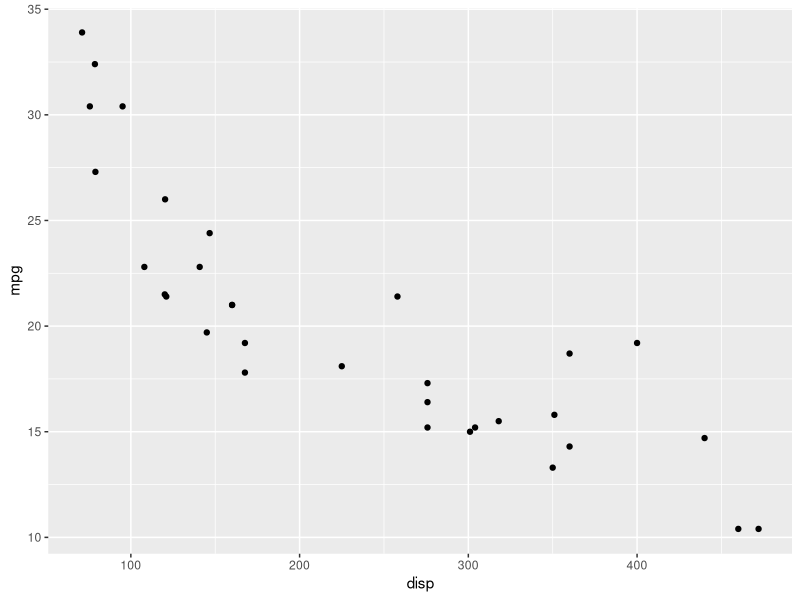
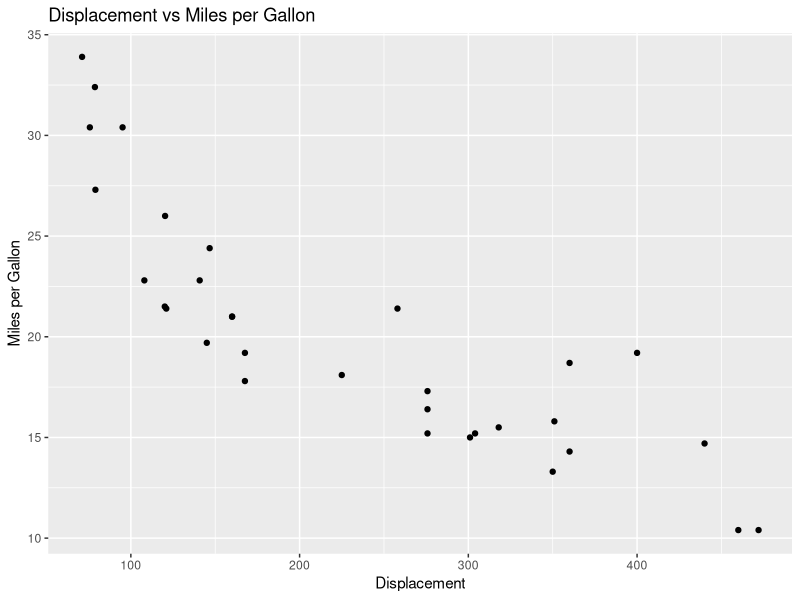
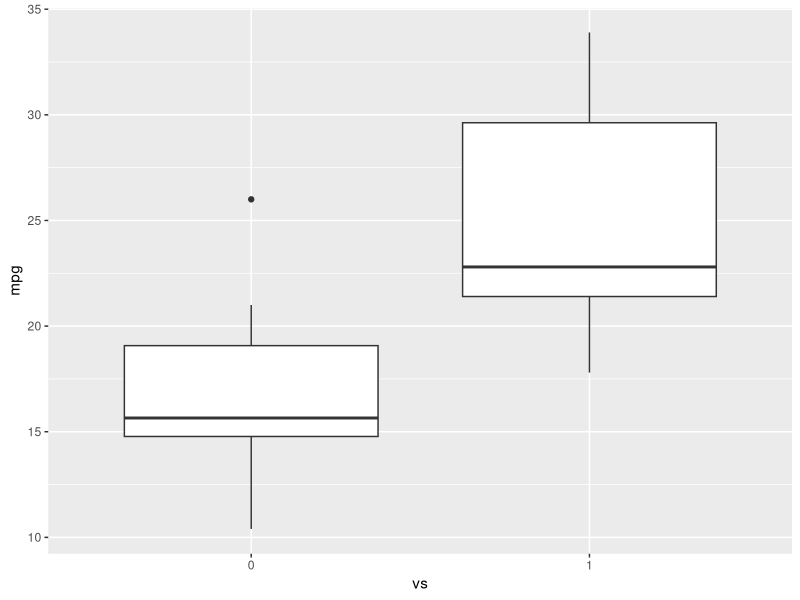
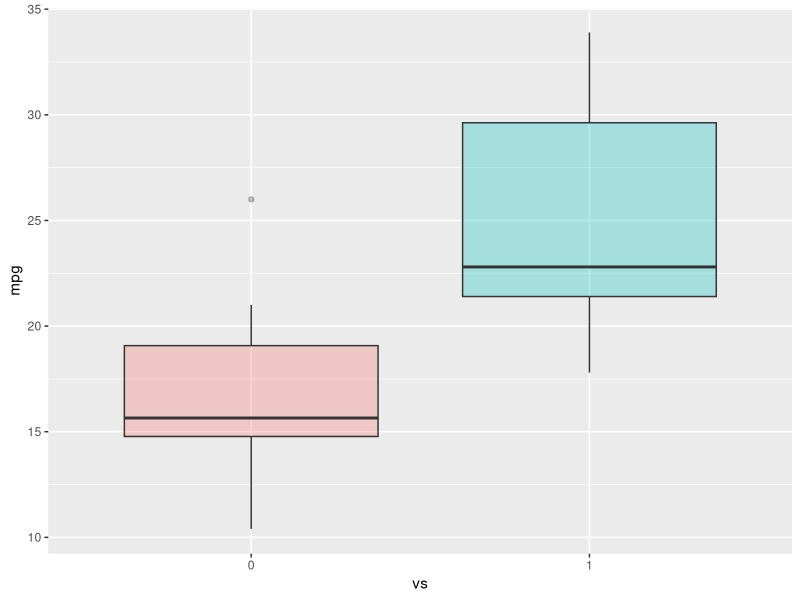
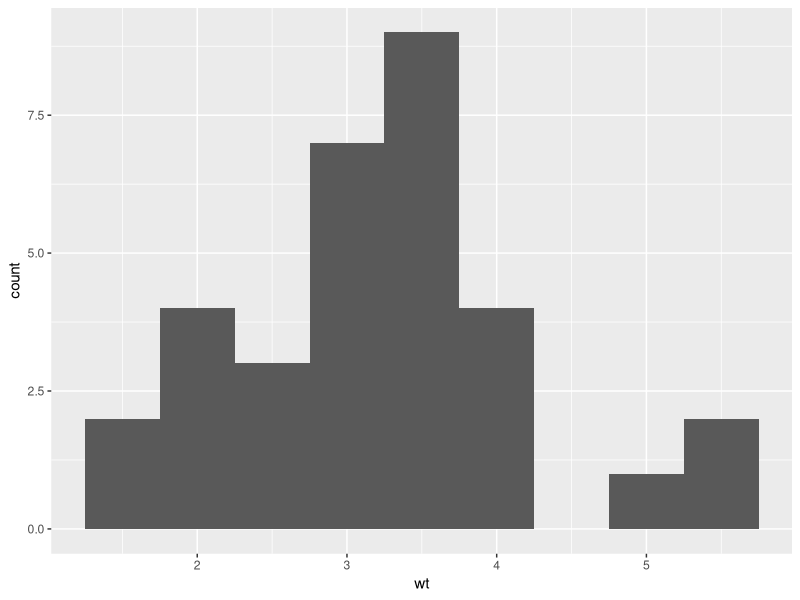
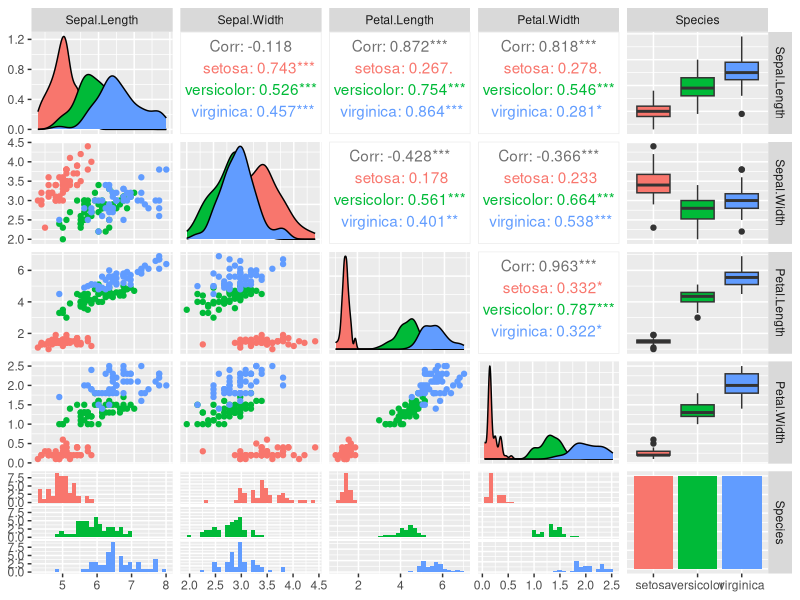

Generate these figures, in order, with R:
library(datasets)

#Load data set 1
data(mtcars)

#View first 5 rows
head(mtcars, 5)

#Load ggplot package
library(ggplot2)

#Create a scatterplot of displacement (disp) and miles per gallon (mpg)
ggplot(aes(x=disp,y=mpg,),data=mtcars)+geom_point()

#Add title and change axis name
ggplot(aes(x=disp,y=mpg,),data=mtcars)+geom_point()+ggtitle("Displacement vs Miles per Gallon") + labs(x = "Displacement", y = "Miles per Gallon")

#Make vs a factor
mtcars$vs <- as.factor(mtcars$vs)

#Create boxplot of the distribution for v-shaped and straight Engine
ggplot(aes(x=vs, y=mpg), data = mtcars) + geom_boxplot()

#Add colour to the boxplots
ggplot(aes(x=vs, y=mpg, fill = vs), data = mtcars) + 
  geom_boxplot(alpha=0.3) +
  theme(legend.position="none")

#Create histogram of weight
ggplot(aes(x=wt),data=mtcars) + geom_histogram(binwidth=0.5)

#Load data set 2
data(iris)

#Load GGally package
library(GGally)

#Plots a range of different plots
ggpairs(iris, mapping=ggplot2::aes(colour = Species))
